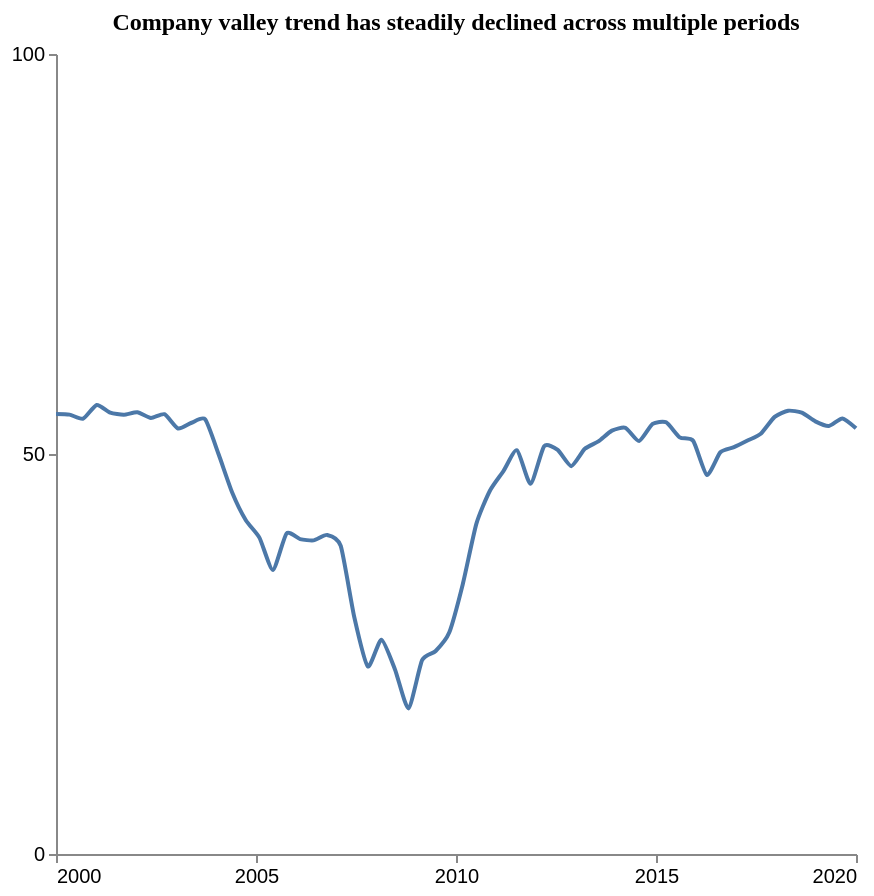

Write the Vega-Lite specification saved for this chart.
### Vega-Lite specification from a JSON file in a GitHub repository (floating-point values rounded to 4 significant figures)
{"$schema": "https://vega.github.io/schema/vega-lite/v5.json", "description": "Pattern: Valley", "data": {"values": [{"X": 2000.0, "Y": 55.0}, {"X": 2000.0, "Y": 54.92}, {"X": 2001.0, "Y": 54.42}, {"X": 2001.0, "Y": 56.13}, {"X": 2001.0, "Y": 55.17}, {"X": 2002.0, "Y": 54.91}, {"X": 2002.0, "Y": 55.22}, {"X": 2002.0, "Y": 54.5}, {"X": 2003.0, "Y": 54.97}, {"X": 2003.0, "Y": 53.19}, {"X": 2003.0, "Y": 53.91}, {"X": 2004.0, "Y": 54.34}, {"X": 2004.0, "Y": 49.93}, {"X": 2004.0, "Y": 45.15}, {"X": 2005.0, "Y": 41.72}, {"X": 2005.0, "Y": 39.54}, {"X": 2005.0, "Y": 35.51}, {"X": 2006.0, "Y": 40.07}, {"X": 2006.0, "Y": 39.37}, {"X": 2006.0, "Y": 39.2}, {"X": 2007.0, "Y": 39.88}, {"X": 2007.0, "Y": 38.5}, {"X": 2007.0, "Y": 29.6}, {"X": 2008.0, "Y": 23.46}, {"X": 2008.0, "Y": 26.79}, {"X": 2008.0, "Y": 23.07}, {"X": 2009.0, "Y": 18.2}, {"X": 2009.0, "Y": 24.22}, {"X": 2009.0, "Y": 25.37}, {"X": 2010.0, "Y": 27.68}, {"X": 2010.0, "Y": 33.73}, {"X": 2011.0, "Y": 41.27}, {"X": 2011.0, "Y": 45.41}, {"X": 2011.0, "Y": 47.87}, {"X": 2012.0, "Y": 50.48}, {"X": 2012.0, "Y": 46.27}, {"X": 2012.0, "Y": 50.97}, {"X": 2013.0, "Y": 50.51}, {"X": 2013.0, "Y": 48.48}, {"X": 2013.0, "Y": 50.65}, {"X": 2014.0, "Y": 51.57}, {"X": 2014.0, "Y": 52.92}, {"X": 2014.0, "Y": 53.27}, {"X": 2015.0, "Y": 51.62}, {"X": 2015.0, "Y": 53.76}, {"X": 2015.0, "Y": 53.96}, {"X": 2016.0, "Y": 52.08}, {"X": 2016.0, "Y": 51.63}, {"X": 2016.0, "Y": 47.38}, {"X": 2017.0, "Y": 50.22}, {"X": 2017.0, "Y": 50.85}, {"X": 2017.0, "Y": 51.68}, {"X": 2018.0, "Y": 52.57}, {"X": 2018.0, "Y": 54.64}, {"X": 2018.0, "Y": 55.41}, {"X": 2019.0, "Y": 55.17}, {"X": 2019.0, "Y": 54.08}, {"X": 2019.0, "Y": 53.5}, {"X": 2020.0, "Y": 54.44}, {"X": 2020.0, "Y": 53.21}]}, "mark": {"type": "line", "interpolate": "cardinal", "tension": 0.4}, "encoding": {"x": {"field": "X", "type": "quantitative", "title": "", "axis": {"grid": false, "format": "d", "values": [2000, 2005, 2010, 2015, 2020], "tickSize": 4}, "scale": {"domain": [2000, 2020]}}, "y": {"field": "Y", "type": "quantitative", "title": "", "axis": {"grid": false, "format": "d", "values": [0, 50, 100], "tickSize": 4, "tickOpacity": 1}, "scale": {"domain": [0, 100]}}}, "title": {"text": "Company valley trend has steadily declined across multiple periods", "anchor": "middle", "font": "Tahoma", "fontSize": 12}, "config": {"lineBreak": "^", "view": {"stroke": null}}, "height": 400, "width": 400, "autosize": "pad"}
